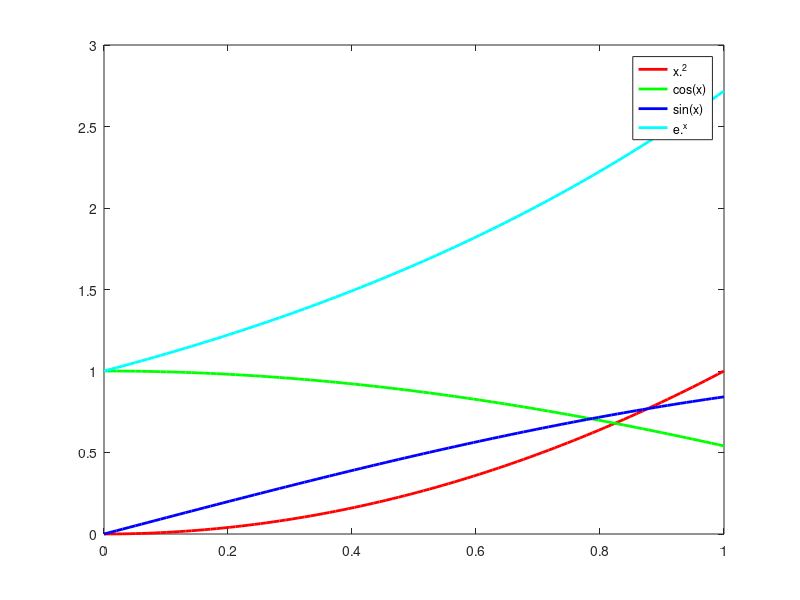

This chart was generated by the following MATLAB code:
%hold on function
x=linspace(0,1,100)
plot(x,x.^2,'r','LineWidth',2.0)
hold on
plot(x,cos(x),'g','LineWidth',2.0)
hold on
plot(x,sin(x),'b','LineWidth',2.0)
hold on
plot(x,exp(x),'c','LineWidth',2.0)
legend('x.^2','cos(x)','sin(x)','e.^x')